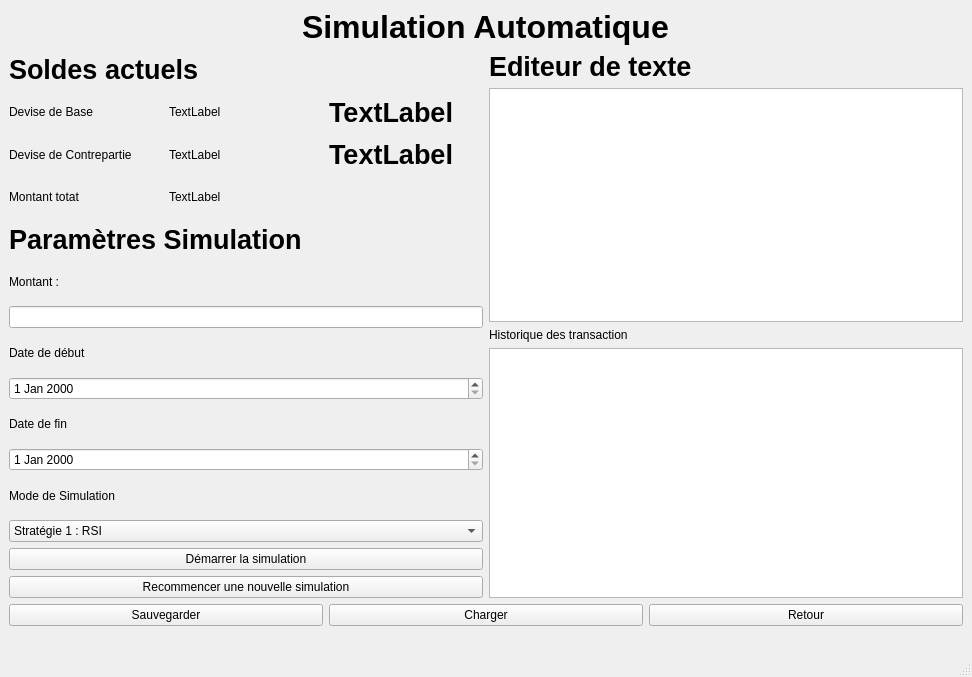
<?xml version="1.0" encoding="UTF-8"?>
<ui version="4.0">
 <class>simulationAuto</class>
 <widget class="QMainWindow" name="simulationAuto">
  <property name="geometry">
   <rect>
    <x>0</x>
    <y>0</y>
    <width>972</width>
    <height>677</height>
   </rect>
  </property>
  <property name="windowTitle">
   <string>MainWindow</string>
  </property>
  <widget class="QWidget" name="centralwidget">
   <layout class="QVBoxLayout" name="verticalLayout_6">
    <item>
     <layout class="QVBoxLayout" name="verticalLayout_5">
      <item alignment="Qt::AlignHCenter">
       <widget class="QLabel" name="label">
        <property name="font">
         <font>
          <pointsize>24</pointsize>
          <weight>75</weight>
          <bold>true</bold>
         </font>
        </property>
        <property name="text">
         <string>Simulation Automatique</string>
        </property>
       </widget>
      </item>
      <item>
       <layout class="QHBoxLayout" name="horizontalLayout_5">
        <item>
         <layout class="QVBoxLayout" name="verticalLayout_3">
          <item>
           <widget class="QLabel" name="label_5">
            <property name="font">
             <font>
              <pointsize>20</pointsize>
              <weight>75</weight>
              <bold>true</bold>
             </font>
            </property>
            <property name="text">
             <string>Soldes actuels</string>
            </property>
           </widget>
          </item>
          <item>
           <layout class="QHBoxLayout" name="horizontalLayout_4">
            <item>
             <widget class="QLabel" name="label_6">
              <property name="text">
               <string>Devise de Base</string>
              </property>
             </widget>
            </item>
            <item>
             <widget class="QLabel" name="label_DBase">
              <property name="text">
               <string>TextLabel</string>
              </property>
             </widget>
            </item>
            <item>
             <widget class="QLabel" name="label_MDBase">
              <property name="font">
               <font>
                <pointsize>20</pointsize>
                <weight>75</weight>
                <bold>true</bold>
               </font>
              </property>
              <property name="text">
               <string>TextLabel</string>
              </property>
             </widget>
            </item>
           </layout>
          </item>
          <item>
           <layout class="QHBoxLayout" name="horizontalLayout_3">
            <item>
             <widget class="QLabel" name="label_9">
              <property name="text">
               <string>Devise de Contrepartie</string>
              </property>
             </widget>
            </item>
            <item>
             <widget class="QLabel" name="label_DContrepartie">
              <property name="text">
               <string>TextLabel</string>
              </property>
             </widget>
            </item>
            <item>
             <widget class="QLabel" name="label_MDContrepartie">
              <property name="font">
               <font>
                <pointsize>20</pointsize>
                <weight>75</weight>
                <bold>true</bold>
               </font>
              </property>
              <property name="text">
               <string>TextLabel</string>
              </property>
             </widget>
            </item>
           </layout>
          </item>
          <item>
           <layout class="QHBoxLayout" name="horizontalLayout_2">
            <item>
             <widget class="QLabel" name="label_12">
              <property name="text">
               <string>Montant totat</string>
              </property>
             </widget>
            </item>
            <item>
             <widget class="QLabel" name="label_DTotal">
              <property name="text">
               <string>TextLabel</string>
              </property>
             </widget>
            </item>
            <item>
             <widget class="QLabel" name="label_MTotal">
              <property name="font">
               <font>
                <pointsize>20</pointsize>
                <weight>75</weight>
                <bold>true</bold>
               </font>
              </property>
              <property name="text">
               <string/>
              </property>
             </widget>
            </item>
           </layout>
          </item>
          <item>
           <widget class="QLabel" name="label_15">
            <property name="font">
             <font>
              <pointsize>20</pointsize>
              <weight>75</weight>
              <bold>true</bold>
             </font>
            </property>
            <property name="text">
             <string>Paramètres Simulation</string>
            </property>
           </widget>
          </item>
          <item>
           <widget class="QLabel" name="label_Montant">
            <property name="text">
             <string>Montant : </string>
            </property>
           </widget>
          </item>
          <item>
           <widget class="QLineEdit" name="lineEdit_Montant"/>
          </item>
          <item>
           <widget class="QLabel" name="label_16">
            <property name="text">
             <string>Date de début</string>
            </property>
           </widget>
          </item>
          <item>
           <widget class="QDateEdit" name="dateEdit_debut"/>
          </item>
          <item>
           <widget class="QLabel" name="label_17">
            <property name="text">
             <string>Date de fin</string>
            </property>
           </widget>
          </item>
          <item>
           <widget class="QDateEdit" name="dateEdit_fin"/>
          </item>
          <item>
           <widget class="QLabel" name="label_18">
            <property name="text">
             <string>Mode de Simulation</string>
            </property>
           </widget>
          </item>
          <item>
           <widget class="QComboBox" name="comboBox_start">
            <item>
             <property name="text">
              <string>Stratégie 1 : RSI</string>
             </property>
            </item>
            <item>
             <property name="text">
              <string>Stratégie 2 : EMA</string>
             </property>
            </item>
            <item>
             <property name="text">
              <string>Stratégie 3 : MACD</string>
             </property>
            </item>
           </widget>
          </item>
          <item>
           <widget class="QPushButton" name="pushButton_begin">
            <property name="text">
             <string>Démarrer la simulation</string>
            </property>
           </widget>
          </item>
          <item>
           <widget class="QPushButton" name="pushButton_New">
            <property name="text">
             <string>Recommencer une nouvelle simulation</string>
            </property>
           </widget>
          </item>
         </layout>
        </item>
        <item>
         <layout class="QVBoxLayout" name="verticalLayout_4">
          <item>
           <layout class="QVBoxLayout" name="verticalLayout">
            <item>
             <widget class="QLabel" name="label_2">
              <property name="font">
               <font>
                <pointsize>20</pointsize>
                <weight>75</weight>
                <bold>true</bold>
               </font>
              </property>
              <property name="text">
               <string>Editeur de texte</string>
              </property>
             </widget>
            </item>
            <item>
             <widget class="QTextEdit" name="textEdit"/>
            </item>
           </layout>
          </item>
          <item>
           <layout class="QVBoxLayout" name="verticalLayout_2">
            <item>
             <layout class="QHBoxLayout" name="horizontalLayout">
              <item>
               <widget class="QLabel" name="label_TransactionHistory">
                <property name="text">
                 <string>Historique des transaction</string>
                </property>
               </widget>
              </item>
              <item>
               <widget class="QLabel" name="label_4">
                <property name="text">
                 <string/>
                </property>
               </widget>
              </item>
             </layout>
            </item>
            <item>
             <widget class="QTableWidget" name="tableWidget_history"/>
            </item>
           </layout>
          </item>
         </layout>
        </item>
       </layout>
      </item>
     </layout>
    </item>
    <item>
     <layout class="QHBoxLayout" name="horizontalLayout_6">
      <item>
       <widget class="QPushButton" name="pushButton_Save">
        <property name="text">
         <string>Sauvegarder</string>
        </property>
       </widget>
      </item>
      <item>
       <widget class="QPushButton" name="pushButton_Load">
        <property name="text">
         <string>Charger</string>
        </property>
       </widget>
      </item>
      <item>
       <widget class="QPushButton" name="pushButton_Cancel">
        <property name="text">
         <string>Retour</string>
        </property>
       </widget>
      </item>
     </layout>
    </item>
    <item>
     <widget class="QLabel" name="label_error">
      <property name="text">
       <string/>
      </property>
     </widget>
    </item>
   </layout>
  </widget>
  <widget class="QMenuBar" name="menubar">
   <property name="geometry">
    <rect>
     <x>0</x>
     <y>0</y>
     <width>972</width>
     <height>21</height>
    </rect>
   </property>
  </widget>
  <widget class="QStatusBar" name="statusbar"/>
 </widget>
 <resources/>
 <connections/>
</ui>
